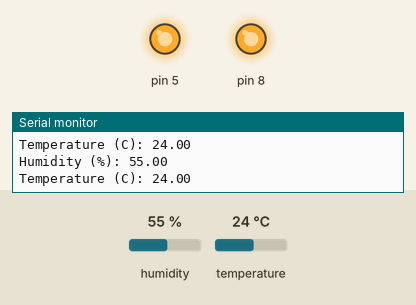
This sketch was run on a simulated Arduino Uno, built with avr-gcc and run on an emulated ATmega328P. On the bench: output pins drawn as LEDs (lit = HIGH), the last lines printed to the serial monitor. The inputs (shaded band) are chosen by the test bench; at power-on: temperature 24 °C, humidity 55 %.

Above: at 2.8 s.
2.9 s: temperature set to 27 °C
5.6 s: temperature set to 30 °C
At 6.8 s:
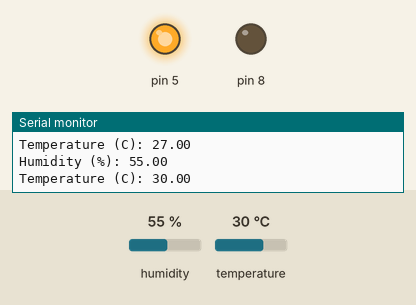
8.3 s: temperature set to 12 °C
At 10.4 s:
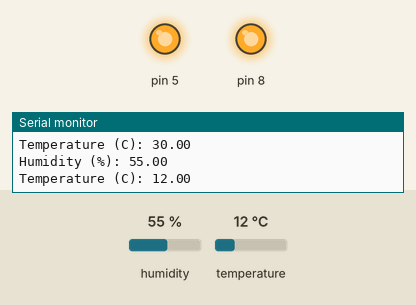
11.6 s: temperature set to 33 °C
At 12.8 s:
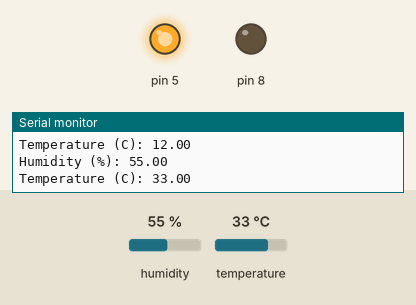
Timing chart, 0 to 14.6 s (numbered marks = the images above; inputs shaded):
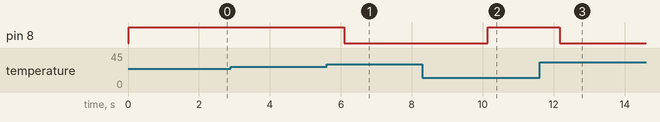

Measured:
- the behaviour switches between 28 and 29 °C on temperature (found by bisection; images 0 and 1)
- after the input at 5.6 s, pin 8: HIGH → LOW after 0.50 s
- after the input at 8.3 s, pin 8: LOW → HIGH after 1.8 s
- after the input at 11.6 s, pin 8: HIGH → LOW after 0.57 s

The sketch:

miniproject.ino
```cpp
#include <dht11.h>
#define DHT11PIN 2

dht11 DHT11;

void setup()
{
  Serial.begin(9600);
 pinMode(8,OUTPUT);
 pinMode(5,OUTPUT);
 digitalWrite(5,HIGH);
}

void loop()
{
  Serial.println();

  int chk = DHT11.read(DHT11PIN);

  Serial.print("Humidity (%): ");
  Serial.println((float)DHT11.humidity, 2);

  Serial.print("Temperature (C): ");
  Serial.println((float)DHT11.temperature, 2);
if(DHT11.temperature>=29)
digitalWrite(8,LOW);
else
digitalWrite(8,HIGH);
  delay(2000);

}
```
